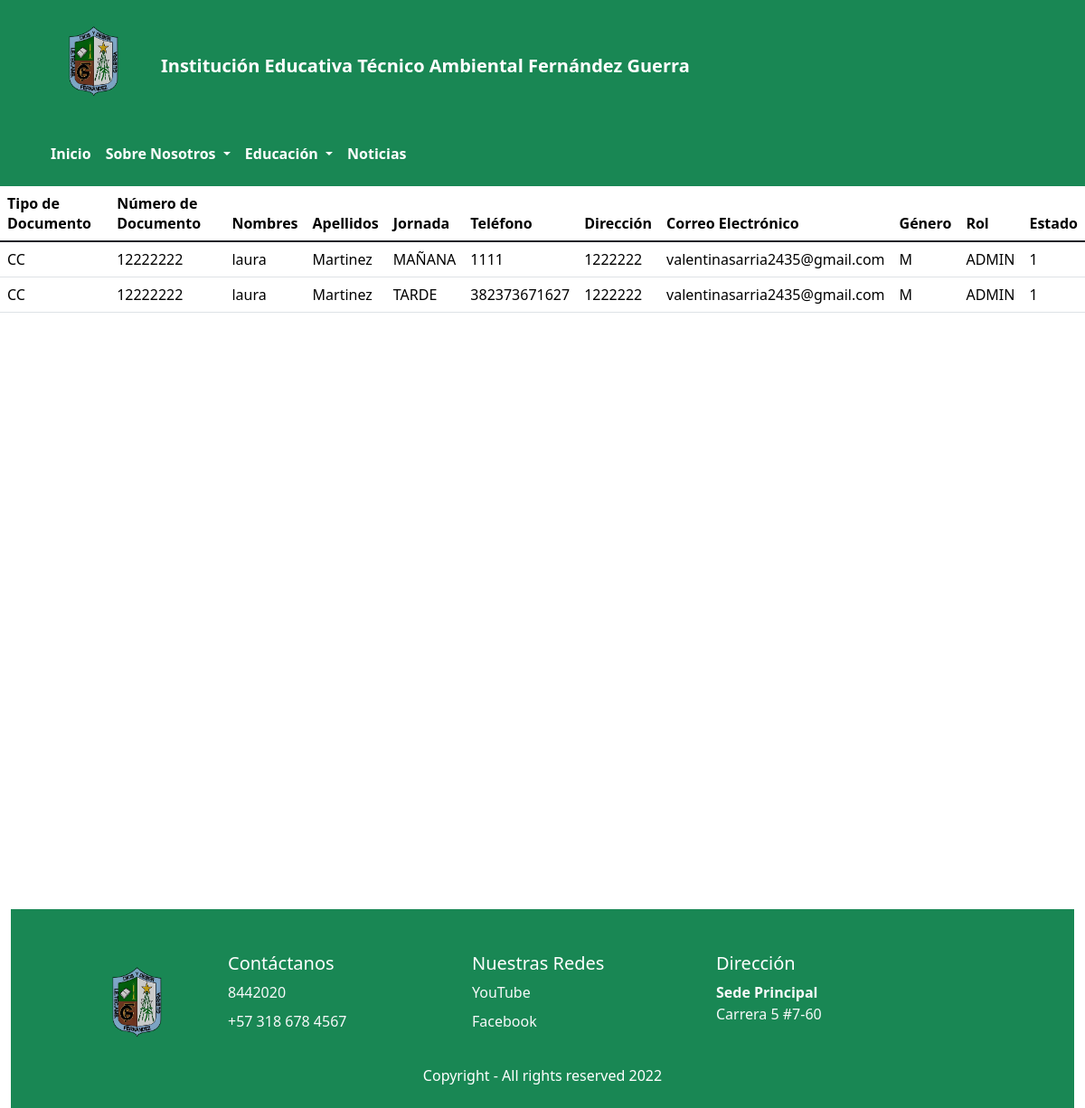
/usuarios/, run on an earlier commit of the app's database.
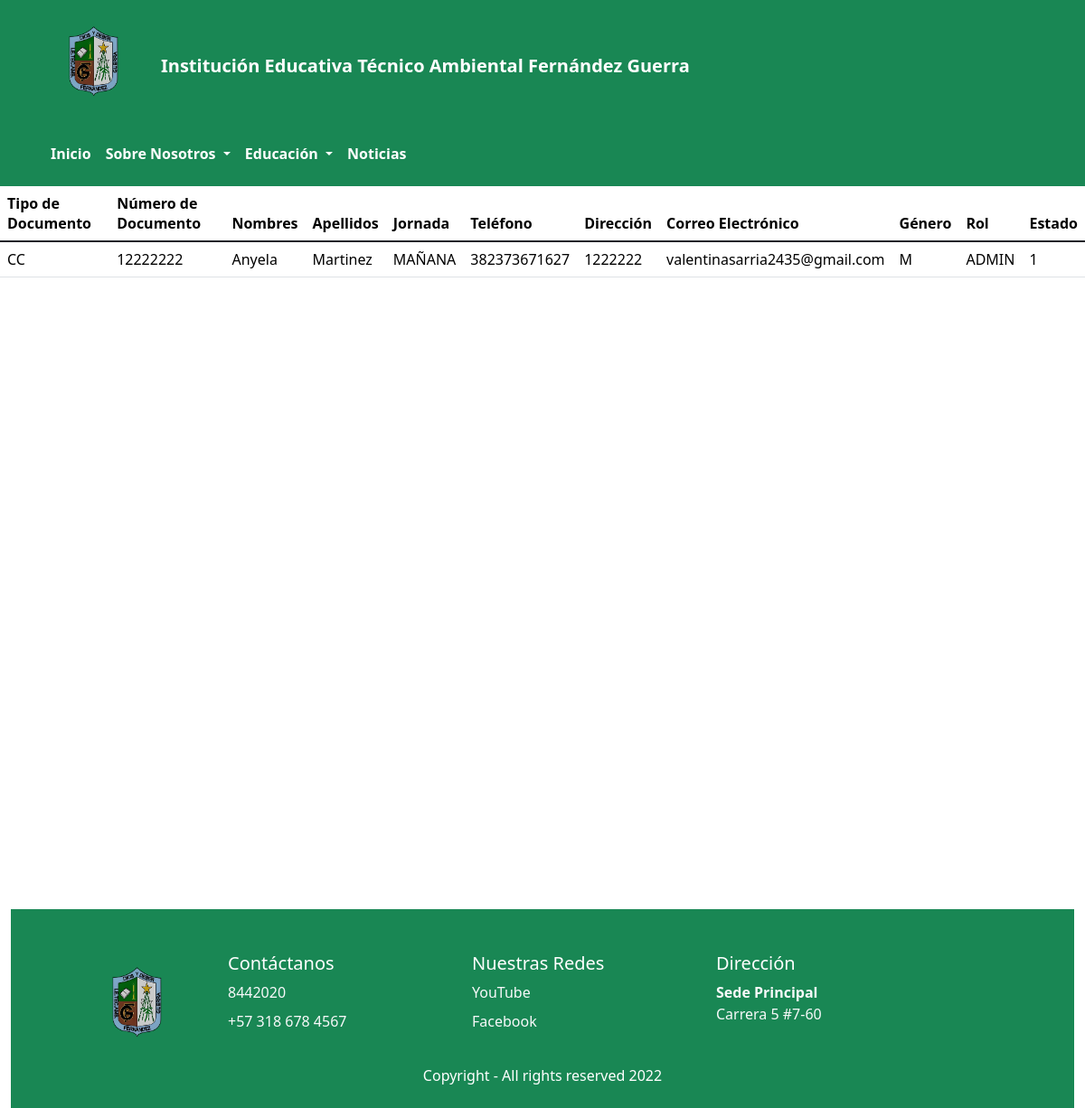
And on a later commit of the database.
### usuarios/models.py (models this page shows)
class Usuario(models.Model):
    class TipoDoc(models.TextChoices):
        CC='CC', _('Cédula de Ciudadanía')
        CE='CE', _('Cédula de Extranjería')
        PP='PP', _('Pasaporte')
    TipoDoc=models.CharField(max_length=3, choices=TipoDoc.choices , default=TipoDoc.CC, verbose_name="Tipo de Documento")
    numDoc=models.CharField(max_length=60, verbose_name="Número de Documento")
    nombres=models.CharField(max_length=60, verbose_name="Nombres")
    apellidos=models.CharField(max_length=60, verbose_name="Apellidos")
    class Jornada(models.TextChoices):
        JM='MAÑANA', _('Jornada Mañana')
        JT='TARDE', _('Jornada Tarde')
    Jornada=models.CharField(max_length=10,choices=Jornada.choices , default=Jornada.JM, verbose_name="Jornada")
    telefono=models.CharField(max_length=20, verbose_name="Teléfono")
    direccion=models.CharField(max_length=40, verbose_name="Dirección")
    correo=models.CharField(max_length=40, verbose_name="Correo Electrónico")
    class Genero(models.TextChoices):
        M='M', _('Masculino')
        F='F', _('Femenino')
        I='I', _('Indefinido')
    Genero=models.CharField(max_length=3,choices=Genero.choices, default=Genero.M, verbose_name="Género")
    class Rol(models.TextChoices):
        ADMIN='ADMIN', _('Administrador')
        DIRECTIVO='DIRECTIVO', _('Directivo')
        SECRETARIA='SECRETARIA', _('Secretaria')
    Rol=models.CharField(max_length=10,choices=Rol.choices, default=Rol.ADMIN, verbose_name="Rol")
    class Estado(models.TextChoices):
        ACTIVO='1', _('Activo')
        INACTIVO='0', _('Inactivo')
    Estado=models.CharField(max_length=1,choices=Estado.choices, default=Estado.ACTIVO, verbose_name="Estado")

### usuarios/views.py (the view)
# urls.py: path('usuarios/', include('usuarios.urls')),
def usuarios(request):
    titulo="Usuarios"
    usuarios= Usuario.objects.all()
    context={
        'titulo':titulo,
        'usuarios':usuarios
}
    return render(request,'usuarios/usuarios.html',context)

### base/Templates/usuarios/usuarios.html
{% extends 'partials/body.html' %}
{% block contenido %}
<table class="table">
<thead>
<tr>
  <th scope="col">Tipo de Documento</th>
  <th scope="col">Número de Documento</th>
  <th scope="col">Nombres</th>
  <th scope="col">Apellidos</th>
  <th scope="col">Jornada</th>
  <th scope="col">Teléfono</th>
  <th scope="col">Dirección</th>
  <th scope="col">Correo Electrónico</th>
  <th scope="col">Género</th>
  <th scope="col">Rol</th>
  <th scope="col">Estado</th>
</tr>
</thead>
<tbody>
    {% for usuario in usuarios %}
    <tr>
        <td>{{usuario.TipoDoc}}</td>
        <td>{{usuario.numDoc}}</td>
        <td>{{usuario.nombres}}</td>
        <td>{{usuario.apellidos}}</td>
        <td>{{usuario.Jornada}}</td>
        <td>{{usuario.telefono}}</td>
        <td>{{usuario.direccion}}</td>
        <td>{{usuario.correo}}</td>
        <td>{{usuario.Genero}}</td>
        <td>{{usuario.Rol}}</td>
        <td>{{usuario.Estado}}</td>
    </tr>
    {% endfor %}
</tbody>
</table>
{% endblock contenido %}

What changed in the data, as far as the page shows it:
removed Usuario: TipoDoc "CC", numDoc "12222222", nombres "laura", apellidos "Martinez", Jornada "TARDE", telefono "382373671627", direccion "1222222", correo "valentinasarria2435@gmail.com", Genero "M", Rol "ADMIN", Estado "1"
changed Usuario "CC": nombres "laura" → "Anyela"; telefono "1111" → "382373671627"
